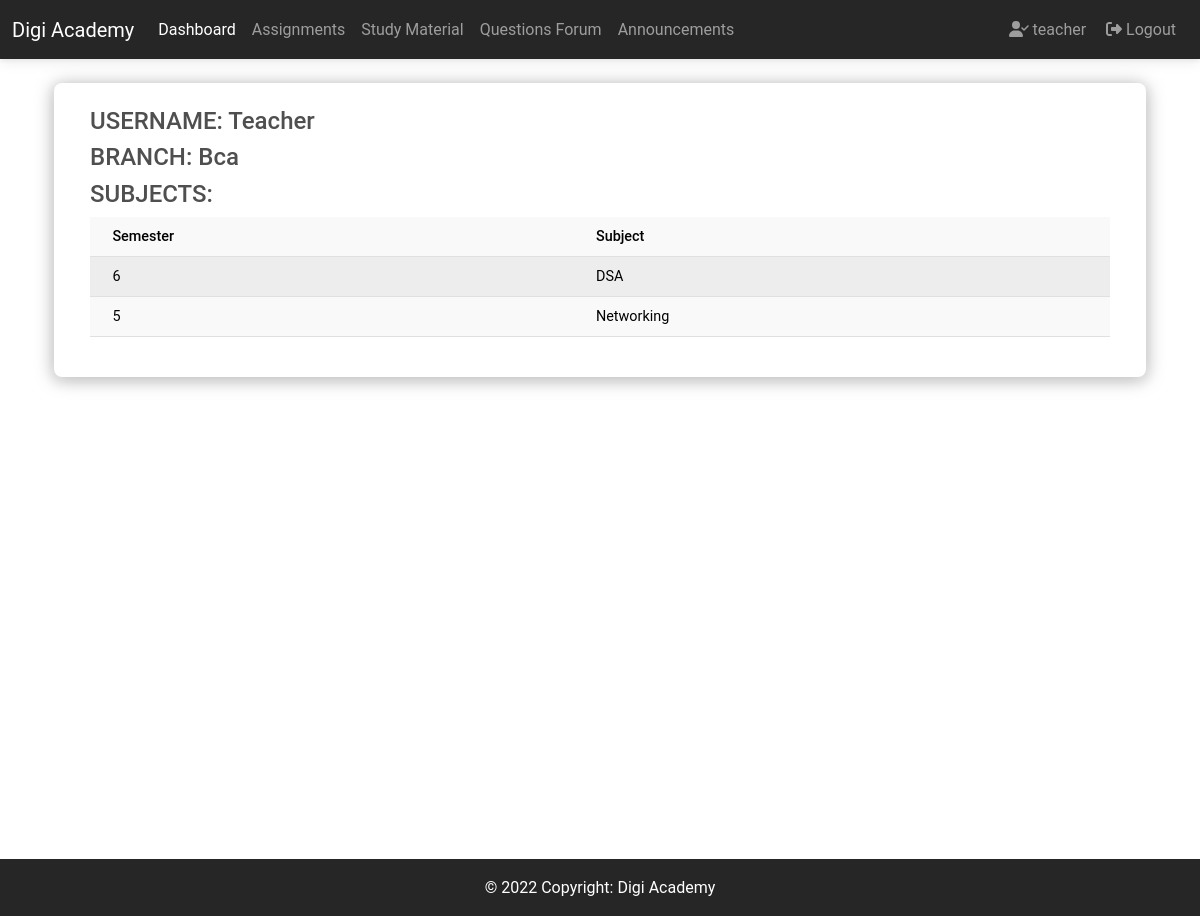
Page /sta/t/ (signed in) on the committed database.
### custom_auth_app/models.py (models this page shows, shortened)
class User(AbstractUser):
    is_teacher = models.BooleanField(_('is_teacher'), default=False)
    is_student = models.BooleanField(_('is_student'), default=False)

class Teacher(models.Model):
    user = models.OneToOneField(
        User, on_delete=models.CASCADE, primary_key=True)
    branch = models.CharField(max_length=100)
    class Meta:
        verbose_name = 'Teacher'
        verbose_name_plural = 'Teachers'

class Subjects(models.Model):
    teacher = models.ForeignKey(Teacher, on_delete=models.CASCADE)
    semester = models.CharField(max_length=100)
    subject = models.CharField(max_length=100)
    class Meta:
        verbose_name = 'Subject'
        verbose_name_plural = 'Subjects'

### sta/views.py (the view)
# urls.py: path('t/', views.teacher_dashboard, name='teacher_dashboard'),
@teacher_required
def teacher_dashboard(request):
    teacher = Teacher.objects.get(user=request.user)
    context = {
        'title': 'Teacher Dashboard',
        'navbar_active': 'teacher_dashboard',
        'teacher': teacher,
    }
    return render(request, 'sta/teacher_dashboard.html', context)

### sta/templates/sta/teacher_dashboard.html (shortened to what this page needs)
{% extends "base.html" %}
{% block navbar %}
    {% include "components/navbar.html" %}
{% endblock navbar %}
{% block content %}
    <div class="container height-adjustment">
        <div class="row p-4">
            <div class="card shadow-custom">
                <div class="card-body ">
                    <h4>USERNAME: {{ request.user.username|title }}</h4>
                    <h4>BRANCH: {{ teacher.branch|title }}</h4>
                    <h4>SUBJECTS:</h4>
                    <div class="table-responsive">
                        <table class="table table-striped table-sm table-light">
                            <thead>
                                <tr>
                                    <th scope="col">Semester</th>
                                    <th scope="col">Subject</th>
                                </tr>
                            </thead>
                            <tbody>
                                {% for t in teacher.subjects_set.all %}
                                    <tr>
                                        <td>{{ t.semester }}</td>
                                        <td>{{ t.subject }}</td>
                                    </tr>
                                {% endfor %}
                            </tbody>
                        </table>
                    </div>
                </div>
            </div>
        </div>
    </div>
{% endblock content %}
{% block footer %}
    {% include "components/footer.html" %}
{% endblock footer %}

### templates/components/navbar.html (shortened to what this page needs)
<nav class="navbar navbar-expand-lg bg-dark navbar-dark ">
    <div class="container-fluid">
        <a class="navbar-brand" href="#">Digi Academy</a>
        <div class="collapse navbar-collapse" id="navbarSupportedContent">
            {% if user.is_authenticated and user.is_student %}
                <ul class="navbar-nav me-auto mb-2 mb-lg-0">
                    <li class="nav-item">
                        <a class="nav-link {% if navbar_active == 'student_dashboard' %}active{% endif %}"
                           href="{% url 'sta:student_dashboard' %}">Dashboard</a>
                    </li>
                    <li class="nav-item">
                        <a class="nav-link {% if navbar_active == 'StuAssignments' %}active{% endif %}"
                           href="{% url 'sta:stu_assignments' %}">Assignments</a>
                    </li>
                    <li class="nav-item">
                        <a class="nav-link {% if navbar_active == 'StuStudyMaterial' %}active{% endif %}"
                           href="{% url 'sta:stu_study_material' %}">Study Material</a>
                    </li>
                    <li class="nav-item">
                        <a class="nav-link {% if navbar_active == 'StuQuestionsForum' %}active{% endif %}"
                           href="{% url 'sta:stu_question_forum' %}">Questions Forum</a>
                    </li>
                    <li class="nav-item">
                        <a class="nav-link {% if navbar_active == 'SeatAllotments' %}active{% endif %}"
                           href="{% url 'sta:seat_allotment' %}">Seat Allotments</a>
                    </li>
                    <li class="nav-item">
                        <a class="nav-link {% if navbar_active == 'StuAnnouncements' %}active{% endif %}"
                           href="{% url 'sta:stu_announcements' %}">Announcements</a>
                    </li>
                </ul>
                <ul class="navbar-nav d-flex flex-row me-1">
                    <li class="nav-item me-3 me-lg-0">
                        <a class="nav-link" href="#"><i class="fa-solid fa-user-check mx-1"></i>{{ request.user.username }}</a>
                    </li>
                    <li class="nav-item me-3 me-lg-0">
                        <a class="nav-link" href="{% url 'custom_auth_app:logout' %}"><i class="fa-solid fa-right-from-bracket mx-1"></i>Logout</a>
                    </li>
                </ul>
            {% elif user.is_authenticated and user.is_teacher %}
                <ul class="navbar-nav me-auto mb-2 mb-lg-0">
                    <li class="nav-item">
                        <a class="nav-link {% if navbar_active == 'teacher_dashboard' %}active{% endif %}"
                           href="{% url 'sta:teacher_dashboard' %}">Dashboard</a>
                    </li>
                    <li class="nav-item">
                        <a class="nav-link {% if navbar_active == 'TeaAssignments' %}active{% endif %}"
                           href="{% url 'sta:tea_assignments' %}">Assignments</a>
                    </li>
                    <li class="nav-item">
                        <a class="nav-link {% if navbar_active == 'TeaStudyMaterial' %}active{% endif %}"
                           href="{% url 'sta:tea_study_material' %}">Study Material</a>
                    </li>
                    <li class="nav-item">
                        <a class="nav-link {% if navbar_active == 'TeaQuestionsForum' %}active{% endif %}"
                           href="{% url 'sta:tea_question_forum' %}">Questions Forum</a>
                    </li>
                    <li class="nav-item">
                        <a class="nav-link {% if navbar_active == 'TeaAnnouncements' %}active{% endif %}"
                           href="{% url 'sta:tea_announcements' %}">Announcements</a>
                    </li>
                </ul>
                <ul class="navbar-nav d-flex flex-row me-1">
                    <li class="nav-item me-3 me-lg-0">
                        <a class="nav-link" href="#"><i class="fa-solid fa-user-check mx-1"></i>{{ request.user.username }}</a>
                    </li>
                    <li class="nav-item me-3 me-lg-0">
                        <a class="nav-link" href="{% url 'custom_auth_app:logout' %}"><i class="fa-solid fa-right-from-bracket mx-1"></i>Logout</a>
                    </li>
                </ul>
            {% endif %}
        </div>
    </div>
</nav>

### static/css/styles.css (style rules this page uses)
.shadow-custom { box-shadow: 0 2px 20px 0 rgba(0, 0, 0, .25), 0 3px 10px 5px rgba(0, 0, 0, 0.05) !important; }

### sta/templates/sta/teacher_dashboard.html (style rules this page uses)
.height-adjustment { min-height: 100vh; }

### rows in the picture
User: user.username "teacher", user.username "Teacher"
Teacher: branch "Bca"
Subjects: semester "6", subject "DSA"
Subjects: semester "5", subject "Networking"
